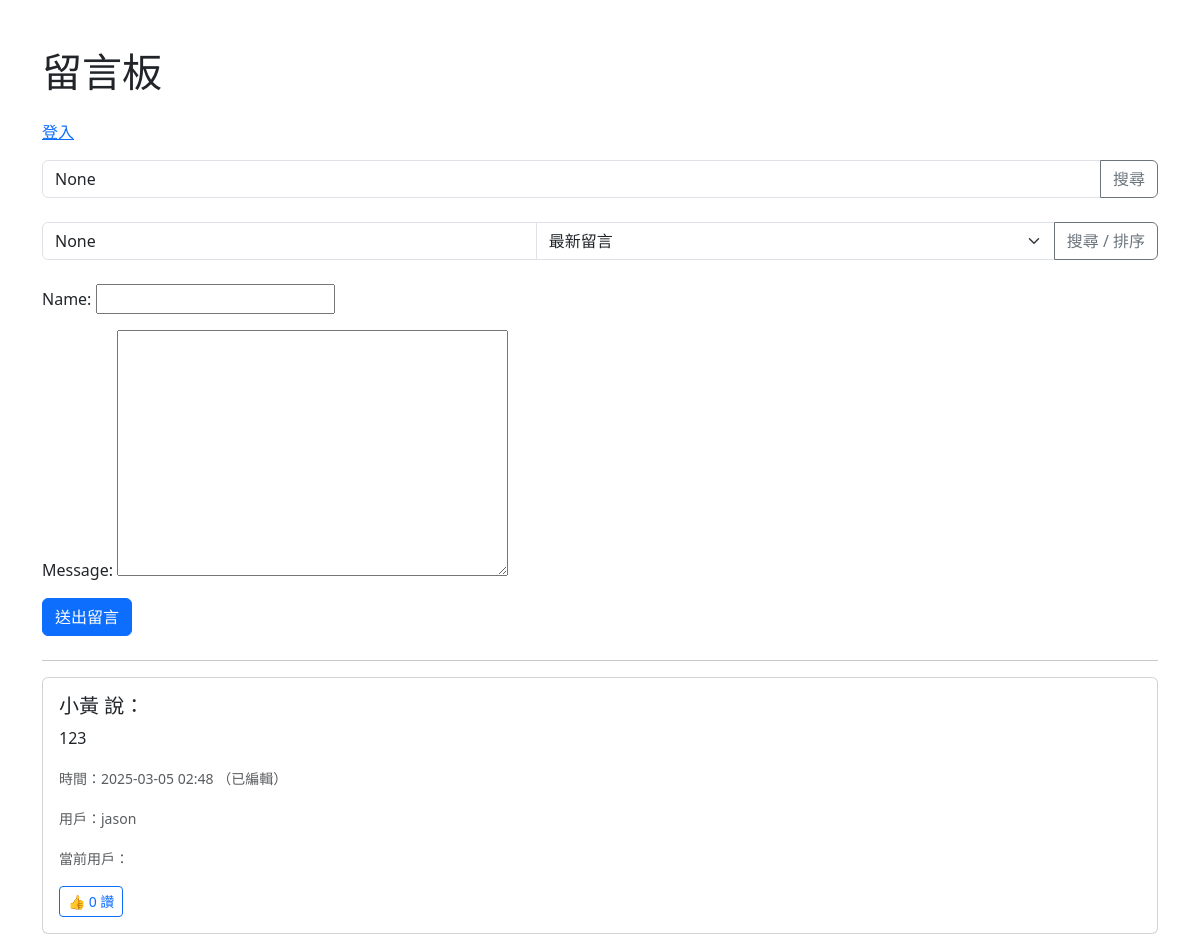
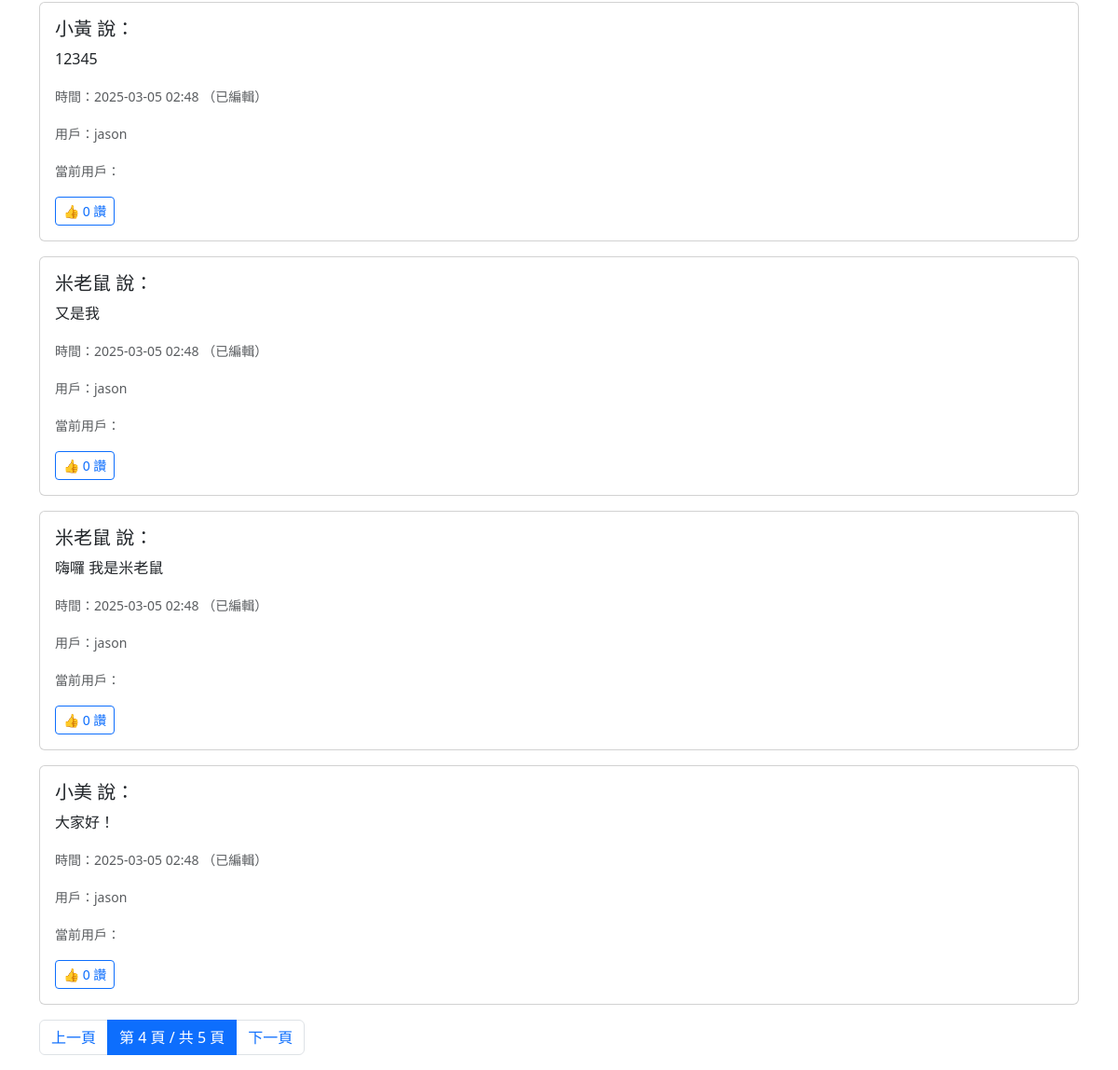
/?page=4, run on the app's committed database (2 pictures, top to bottom).
### board/models.py (models this page shows)
class Message(models.Model):
    user = models.ForeignKey(User, on_delete=models.CASCADE)
    name = models.CharField(max_length=100)
    message = models.TextField()
    created_at = models.DateTimeField(auto_now_add=True)
    updated_at = models.DateTimeField(auto_now=True)
    likes = models.ManyToManyField(User, related_name='liked_messages', blank=True)

### board/views.py (the view)
# urls.py: path('', message_list, name='message_list'),
def message_list(request):
    if request.method == 'POST':
        if not request.user.is_authenticated:
            return redirect('login')
        form = MessageForm(request.POST)
        if form.is_valid():
            message = form.save(commit=False)
            message.user = request.user
            message.save()
            mail_admins(
                subject='📢 有新留言',
                message=f'{request.user.username} 留言：「{message.message}」'
            )
            return redirect('/')
    else:
        form = MessageForm()
    query = request.GET.get('q')
    sort = request.GET.get('sort', 'newest')
    if query:
        messages_list = Message.objects.filter(message__icontains=query)
    else:
        messages_list = Message.objects.all()
    if sort == 'oldest':
        messages_list = messages_list.order_by('created_at')
    elif sort == 'likes':
        messages_list = messages_list.annotate(like_count=models.Count('likes')).order_by('-like_count')
    else:
        messages_list = messages_list.order_by('-created_at')
    paginator = Paginator(messages_list, 5)
    page_number = request.GET.get('page')
    messages = paginator.get_page(page_number)
    return render(request, 'board/message_list.html', {'form': form, 'messages': messages, 'query': query, 'sort': sort})

### board/forms.py
class MessageForm(forms.ModelForm):
    class Meta:
        model = Message
        fields = ['name', 'message']

### board/templates/board/message_list.html (shortened to what this page needs)
<!DOCTYPE html>
<html lang="zh-TW">
<head>
    <link href="https://cdn.jsdelivr.net/npm/bootstrap@5.3.2/dist/css/bootstrap.min.css" rel="stylesheet">
</head>
<body class="container mt-5">
<h1 class="mb-4">留言板</h1>
{% if user.is_authenticated %}
  <p>👋 歡迎，{{ user.username }}！
    <a href="#" onclick="document.getElementById('logout-form').submit();">登出</a>
  </p>
  <form id="logout-form" action="{% url 'logout' %}" method="post" style="display: none;">
    {% csrf_token %}
  </form>
{% else %}
  <p><a href="{% url 'login' %}">登入</a></p>
{% endif %}
<form method="GET" class="mb-4">
    <div class="input-group">
        <input type="text" name="q" class="form-control" placeholder="搜尋留言內容" value="{{ query }}">
        <button type="submit" class="btn btn-outline-secondary">搜尋</button>
    </div>
</form>
<form method="GET" class="mb-4">
    <div class="input-group">
        <input type="text" name="q" class="form-control" placeholder="搜尋留言內容" value="{{ query }}">
        <select name="sort" class="form-select">
            <option value="newest" {% if sort == 'newest' %}selected{% endif %}>最新留言</option>
        </select>
        <button type="submit" class="btn btn-outline-secondary">搜尋 / 排序</button>
    </div>
</form>
<form method="POST" class="mb-4">
    <div class="mb-3">
        {{ form.name.label_tag }}
        {{ form.name }}
    </div>
    <div class="mb-3">
        {{ form.message.label_tag }}
        {{ form.message }}
    </div>
    <button type="submit" class="btn btn-primary">送出留言</button>
</form>
<hr>
{% for message in messages %}
    <div class="card mb-3">
        <div class="card-body">
            <h5 class="card-title">{{ message.name }} 說：</h5>
            <p class="card-text">{{ message.message }}</p>
            <p class="card-text">
                <small class="text-muted">
                  時間：{{ message.updated_at|date:"Y-m-d H:i" }}
                  {% if message.updated_at != message.created_at %}
                    （已編輯）
                  {% endif %}
                </small>
              </p>
            <p class="card-text"><small class="text-muted">用戶：{{ message.user.username }}</small></p>
            <p class="card-text"><small class="text-muted">當前用戶：{{ user.username }}</small></p>
            <form action="{% url 'like_message' message.id %}" method="post" style="display: inline;">
                <button type="submit" class="btn btn-outline-primary btn-sm">
                    👍 {{ message.likes.count }} 讚
                </button>
            </form>
        </div>
    </div>
{% empty %}
    <p>目前沒有留言。</p>
{% endfor %}
<nav aria-label="留言分頁">
    <ul class="pagination">
      {% if messages.has_previous %}
        <li class="page-item">
          <a class="page-link" href="?page={{ messages.previous_page_number }}">上一頁</a>
        </li>
      {% endif %}
      <li class="page-item active">
        <span class="page-link">
          第 {{ messages.number }} 頁 / 共 {{ messages.paginator.num_pages }} 頁
        </span>
      </li>
      {% if messages.has_next %}
        <li class="page-item">
          <a class="page-link" href="?page={{ messages.next_page_number }}">下一頁</a>
        </li>
      {% endif %}
    </ul>
</nav>
</body>
</html>

### data on the page
Message: name "小黃", message "123", updated_at "2025-03-05 02:48", shows "（已編輯）", user.username "jason", likes.count "0"
Message: name "小黃", message "12345", updated_at "2025-03-05 02:48", shows "（已編輯）", user.username "jason", likes.count "0"
Message: name "米老鼠", message "又是我", updated_at "2025-03-05 02:48", shows "（已編輯）", user.username "jason", likes.count "0"
Message: name "米老鼠", message "嗨囉 我是米老鼠", updated_at "2025-03-05 02:48", shows "（已編輯）", user.username "jason", likes.count "0"
Message: name "小美", message "大家好！", updated_at "2025-03-05 02:48", shows "（已編輯）", user.username "jason", likes.count "0"

### other printed values
{{ messages.number }} "4"
{{ messages.paginator.num_pages }} "5"
